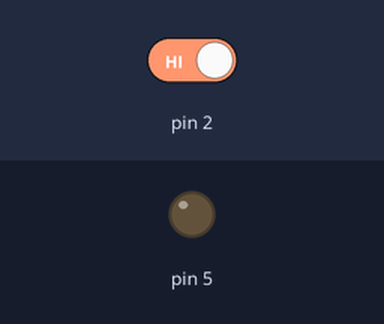
The sketch below on a simulated Arduino Uno, built with avr-gcc and run on an emulated ATmega328P. On the bench: output pins drawn as LEDs (lit = HIGH). The inputs (shaded band) are chosen by the test bench; at power-on: pin 2 HIGH.

Above: at 1.2 s.
1.3 s: pin 2 driven LOW
At 2.2 s:
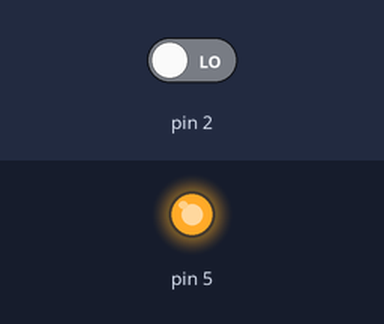
At 5.7 s:
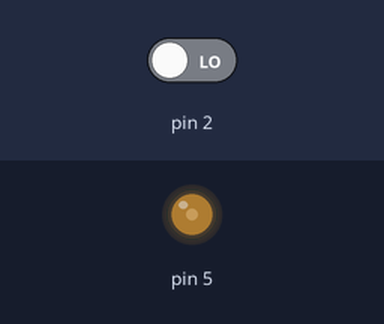
Timing chart, 0 to 14.8 s (numbered marks = the images above; inputs shaded):
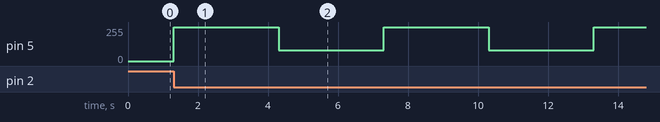

The sketch:

Proyecto_13.ino
```cpp
/*
  Derechos de autor © UNIT Electronics
  Este codigo se proporciona "tal cual", sin garantías de ningún tipo.
  Fecha de revisión: 25/07/24
*/
/********************************
Es un programa que al oprimir un botón la velocidad de un motor aumenta o disminuye a media velocidad
********************************/
void setup() {
  pinMode (2, INPUT);
  pinMode (5, OUTPUT);
}
void loop() {
  if(digitalRead (2)==LOW) {
    while (1) {
      analogWrite (5,255);
      delay (3000);
      analogWrite (5,80);
      delay (3000);
    }
  }
  else digitalWrite (3, LOW);
}
```

Measured:
- after the input at 1.3 s, pin 5: alternates 255/255 for 3.0 s and 80/255 for 3.0 s, starting at once
